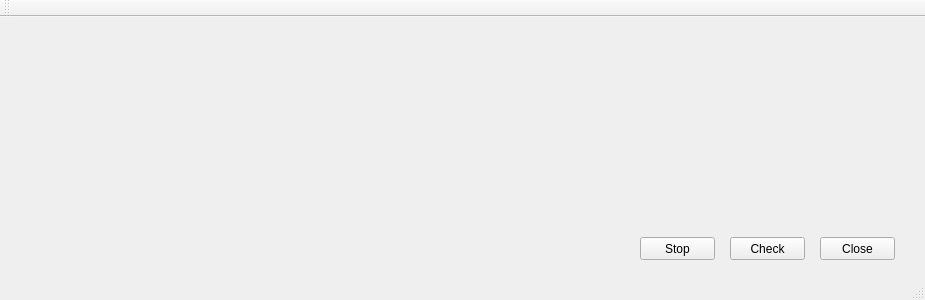
<?xml version="1.0" encoding="UTF-8"?>
<ui version="4.0">
 <class>ThreadManager</class>
 <widget class="QMainWindow" name="ThreadManager">
  <property name="geometry">
   <rect>
    <x>0</x>
    <y>0</y>
    <width>925</width>
    <height>300</height>
   </rect>
  </property>
  <property name="windowTitle">
   <string>ThreadManager</string>
  </property>
  <widget class="QWidget" name="centralWidget">
   <widget class="QPushButton" name="pushButton_Close">
    <property name="geometry">
     <rect>
      <x>820</x>
      <y>220</y>
      <width>75</width>
      <height>23</height>
     </rect>
    </property>
    <property name="text">
     <string>Close</string>
    </property>
   </widget>
   <widget class="QPushButton" name="pushButton">
    <property name="geometry">
     <rect>
      <x>640</x>
      <y>220</y>
      <width>75</width>
      <height>23</height>
     </rect>
    </property>
    <property name="text">
     <string>Stop</string>
    </property>
   </widget>
   <widget class="QPushButton" name="pushButton_2">
    <property name="geometry">
     <rect>
      <x>730</x>
      <y>220</y>
      <width>75</width>
      <height>23</height>
     </rect>
    </property>
    <property name="text">
     <string>Check</string>
    </property>
   </widget>
  </widget>
  <widget class="QMenuBar" name="menuBar">
   <property name="geometry">
    <rect>
     <x>0</x>
     <y>0</y>
     <width>925</width>
     <height>21</height>
    </rect>
   </property>
  </widget>
  <widget class="QToolBar" name="mainToolBar">
   <attribute name="toolBarArea">
    <enum>TopToolBarArea</enum>
   </attribute>
   <attribute name="toolBarBreak">
    <bool>false</bool>
   </attribute>
  </widget>
  <widget class="QStatusBar" name="statusBar"/>
 </widget>
 <layoutdefault spacing="6" margin="11"/>
 <resources/>
 <connections/>
</ui>
